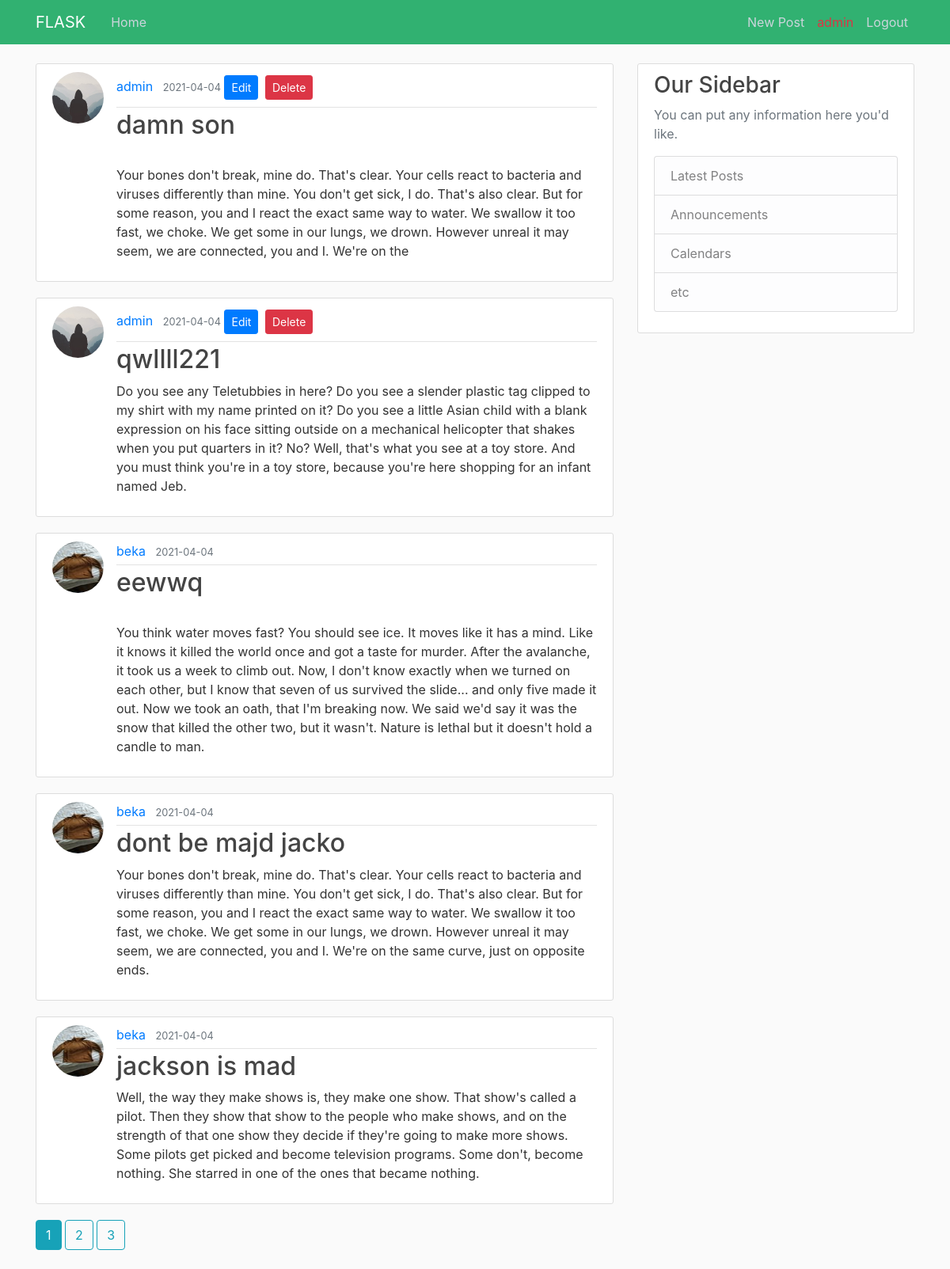
The page /index (signed in) on the database its author committed.
### web_app/models.py (models this page shows, shortened)
class User(db.Model, UserMixin):
    id = db.Column(db.Integer, primary_key=True)
    username = db.Column(db.String(20), unique=True, nullable=False)
    email = db.Column(db.String(40), unique=True, nullable=False)
    image_file = db.Column(db.String(20), nullable=False, default='default.jpg')
    password = db.Column(db.String(100), nullable=False)
    posts = db.relationship("Post", backref="author", lazy=True)

class Post(db.Model):
    id = db.Column(db.Integer, primary_key=True)
    title = db.Column(db.String(100), nullable=False)
    date_posted = db.Column(db.DateTime, nullable=False, default=datetime.utcnow)
    content = db.Column(db.Text, nullable=False)
    user_id = db.Column(db.Integer, db.ForeignKey("user.id"), nullable=False)

### web_app/routes.py (the view)
@app.route("/")
@app.route("/index")
def index():
    page = request.args.get("page", 1, type=int) # get the first page when index loads
    posts = Post.query.order_by(Post.date_posted.desc()).paginate(page=page, per_page=5) # DB QUERY, object creation and setting up pages, and ordering by latest post
    return render_template('index.html', title="Home page", posts=posts)

### web_app/models.py (called while the page is built)
@login_manager.user_loader
def load_user(user_id):
    return User.query.get(int(user_id))

### web_app/templates/index.html (shortened to what this page needs)
{% extends "base.html" %}
{% block content %}
    {% for post in posts.items %}
        <article class="media content-section">
          <img class="rounded-circle article-img" src="{{ url_for('static', filename='profile_pics/' + post.author.image_file) }}">
          <div class="media-body">
            <div class="article-metadata">
              <a class="mr-2" href="{{url_for("user_posts", username=post.author.username)}}">{{ post.author.username }}</a>
              <small class="text-muted">{{ post.date_posted.strftime('%Y-%m-%d') }}</small>
              {% if post.author.username == current_user.username %}
                <a button type="button" class="btn btn-primary btn-sm mt-1 mb-1" href="{{ url_for('update_post', post_id=post.id) }}"> Edit </a>
                <a button type="button" class="btn btn-danger btn-sm m-1" data-toggle="modal" data-target="#deleteModal" href="{{ url_for('delete_post', post_id=post.id) }}"> Delete </a>
              {% endif %}
            </div>
            <h2> <a class="article-title" href="{{ url_for('post', post_id=post.id) }}"> {{ post.title }} </a></h2>
            <p class="article-content">{{ post.content }}</p>
          </div>
</article>
{% endfor %}
{% for page_num in posts.iter_pages(left_edge=1, right_edge=1, left_current=1, right_current=2)  %}
  {% if page_num %}
    {% if posts.page == page_num%}
        <a class="btn btn-info media-body mb-4" href="{{ url_for("index", page=page_num) }}"> {{ page_num}} </a>
    {% else %}
        <a class="btn btn-outline-info mb-4" href="{{ url_for("index", page=page_num) }}"> {{ page_num}} </a>
    {% endif %}
  {% else %}
    ...
  {% endif %}
{% endfor %}
{% endblock %}

### web_app/templates/base.html (shortened to what this page needs)
<!DOCTYPE html>
<html>
<head>
    <link rel="stylesheet" href="https://maxcdn.bootstrapcdn.com/bootstrap/4.0.0/css/bootstrap.min.css">
    <link rel="stylesheet" type="text/css" href="{{ url_for('static', filename='main.css') }}">
</head>
<body>
    <header class="site-header">
      <nav class="navbar navbar-expand-md navbar-dark bg-steel fixed-top">
        <div class="container">
          <a class="navbar-brand mr-4" href="/">FLASK</a>
          <div class="collapse navbar-collapse" id="navbarToggle">
            <div class="navbar-nav mr-auto">
              <a class="nav-item nav-link" href="{{ url_for('index') }}">Home</a>
            </div>
            <div class="navbar-nav">
              {% if current_user.is_authenticated %}
                <a class="nav-item nav-link" href="{{ url_for('new_post') }}">New Post</a>
                <a class="nav-item nav-link text-danger" href="{{ url_for('account') }}"> {{current_user.username}}</a>
                <a class="nav-item nav-link" href="{{ url_for('logout') }}">Logout</a>
              {% else %}
                <a class="nav-item nav-link" href="{{ url_for('login') }}">Login</a>
                <a class="nav-item nav-link" href="{{ url_for('register') }}">Register</a>
              {% endif %}
            </div>
          </div>
        </div>
      </nav>
    </header>
    <main role="main" class="container">
      <div class="row">
        <div class="col-md-8">
          {% block content %}{% endblock %}
        </div>
        <div class="col-md-4">
          <div class="content-section">
            <h3>Our Sidebar</h3>
            <p class='text-muted'>You can put any information here you'd like.
              <ul class="list-group">
                <li class="list-group-item list-group-item-light">Latest Posts</li>
                <li class="list-group-item list-group-item-light">Announcements</li>
                <li class="list-group-item list-group-item-light">Calendars</li>
                <li class="list-group-item list-group-item-light">etc</li>
              </ul>
            </p>
          </div>
        </div>
      </div>
    </main>
</body>
</html>

### web_app/static/main.css (style rules this page uses)
body { background: #fafafa; color: #333333; margin-top: 5rem; }
h1, h2, h3, h4, h5, h6 { color: #444444; }
.bg-steel { background-color: #31b171; }
.site-header .navbar-nav .nav-link { color: #cbd5db; }
.content-section { background: #ffffff; padding: 10px 20px; border: 1px solid #dddddd; border-radius: 3px; margin-bottom: 20px; }
.article-title { color: #444444; }
.article-content { white-space: pre-line; }
.article-img { height: 65px; width: 65px; margin-right: 16px; }
.article-metadata { padding-bottom: 5px; margin-bottom: 3px; border-bottom: 1px solid #e3e3e3 }

### rows shown on the page
User: username "admin"
Post: image_file (placeholder picture), author.username "admin", date_posted "2021-04-04", title "damn son", content "Your bones don't break, mine do. That's clear. Your cells react to bacteria and viruses differently than mine. You don't get sick, I do. That's also clear. But for some reason, you and I react the exact same way to water. We swallow it too fast, we choke. We get some in our lungs, we drown. However unreal it may seem, we are connected, you and I. We're on the"
Post: image_file (placeholder picture), author.username "admin", date_posted "2021-04-04", title "qwllll221", content "Do you see any Teletubbies in here? Do you see a slender plastic tag clipped to my shirt with my name printed on it? Do you see a little Asian child with a blank expression on his face sitting outside on a mechanical helicopter that shakes when you put quarters in it? No? Well, that's what you see at a toy store. And you must think you're in a toy store, because you're here shopping for an infant named Jeb."
Post: image_file (picture), author.username "beka", date_posted "2021-04-04", title "eewwq", content "You think water moves fast? You should see ice. It moves like it has a mind. Like it knows it killed the world once and got a taste for murder. After the avalanche, it took us a week to climb out. Now, I don't know exactly when we turned on each other, but I know that seven of us survived the slide... and only five made it out. Now we took an oath, that I'm breaking now. We said we'd say it was the snow that killed the other two, but it wasn't. Nature is lethal but it doesn't hold a candle to man."
Post: image_file (picture), author.username "beka", date_posted "2021-04-04", title "dont be majd jacko", content "Your bones don't break, mine do. That's clear. Your cells react to bacteria and viruses differently than mine. You don't get sick, I do. That's also clear. But for some reason, you and I react the exact same way to water. We swallow it too fast, we choke. We get some in our lungs, we drown. However unreal it may seem, we are connected, you and I. We're on the same curve, just on opposite ends."
Post: image_file (picture), author.username "beka", date_posted "2021-04-04", title "jackson is mad", content "Well, the way they make shows is, they make one show. That show's called a pilot. Then they show that show to the people who make shows, and on the strength of that one show they decide if they're going to make more shows. Some pilots get picked and become television programs. Some don't, become nothing. She starred in one of the ones that became nothing."

### other values the page prints
{{ page_num }} "1"
{{ page_num }} "2" "3"
